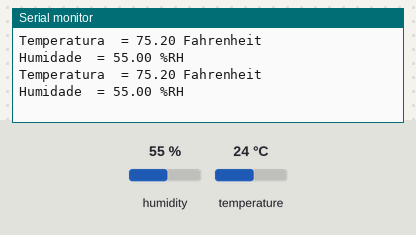
Bench run of a sketch on a simulated Arduino Uno, built with avr-gcc and run on an emulated ATmega328P. Parts: the last lines printed to the serial monitor. Inputs (shaded band) come from the test bench; at power-on: humidity 55 %, temperature 24 °C.

Above: at 10.8 s.
10.9 s: humidity set to 22 %
At 16.1 s:
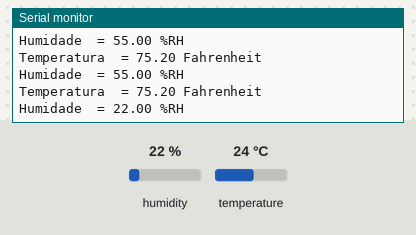
18.4 s: temperature set to 12 °C
At 21.1 s:
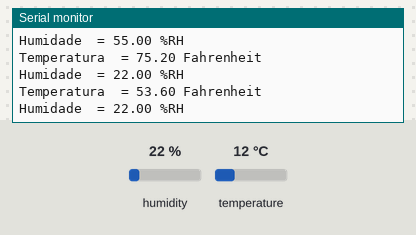
25.9 s: humidity set to 40 %
At 31.2 s:
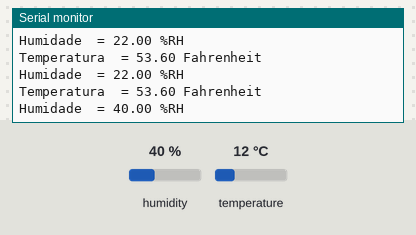
Timing chart, 0 to 32.7 s (numbered marks = the images above; inputs shaded):
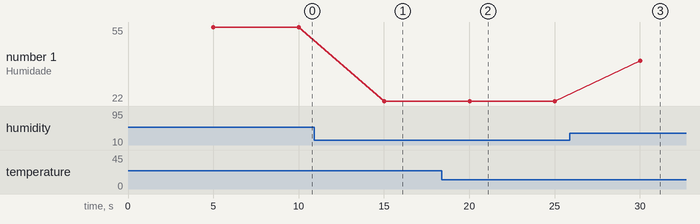

The sketch:

leitura_temperatura_umidade.ino
```cpp
#include <DHT.h>

const byte dhtPin = 5;
#define DHTTYPE DHT22
DHT dht(dhtPin, DHTTYPE);

float temperature, temperature_fahrenheit, humidity;

void setup() {
  dht.begin();
  Serial.begin(115200);
}

void loop() {
  if (readSensor()) {
    Serial.print("Temperatura  = ");
    Serial.print(temperature_fahrenheit);
    Serial.println(" Fahrenheit");
    Serial.print("Humidade  = ");
    Serial.print(humidity);
    Serial.println(" %RH");
  }
}

boolean readSensor() {
  static unsigned long timer = 0;
  unsigned long interval = 5000;

  if (millis() - timer > interval) {
    timer = millis();
    humidity = dht.readHumidity();
    temperature = dht.readTemperature();
    temperature_fahrenheit =  dht.readTemperature(true);

    if (isnan(humidity) || isnan(temperature) || isnan(temperature_fahrenheit)) {
      Serial.println("Failed to read from DHT sensor!");
      return false;
    }
    return true;
  } else {
    return false;
  }
}
```

Measured:
- after the input at 10.9 s, the serial monitor: prints a new line after 4.1 s (image 1)
- after the input at 18.4 s, the serial monitor: prints a new line after 1.6 s (image 2)
- after the input at 25.9 s, the serial monitor: prints a new line after 4.1 s (image 3)
- plotted number 1: 55 → 22 after the input at 10.9 s, 22 → 40 after the input at 25.9 s
